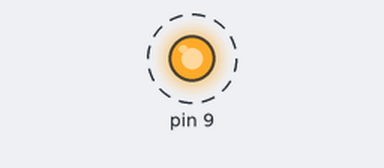
A sketch run on a simulated Arduino Uno, built with avr-gcc and run on an emulated ATmega328P. On the bench: output pins drawn as LEDs (lit = HIGH). Dashed ring = blinking.

Above: at 0.2 s.
Timing chart, 0 to 3.0 s (numbered marks = the images above):
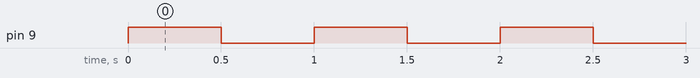

The sketch:

projeto_led1__1_.ino
```cpp
// C++ code
//
void setup()
{
  pinMode(9, OUTPUT);
}

void loop()
{
  digitalWrite(9, HIGH);
  delay(500); // Wait for 500 millisecond(s)
  digitalWrite(9, LOW);
  delay(500); // Wait for 500 millisecond(s)
}
```

Programa_gorjeta.c
```cpp
#include <stdio.h>
#include <stdlib.h>

int main() {
    // criação das variáveis necessárias
    int numPessoas;
    float valorDespesa, gorjeta, valorTotal, valorPorPessoa;

    // leitura dos dados
    printf("Digite o valor da conta, da gorjeta e a quantidade de pessoas: ");
    scanf("%f%f%d", &valorDespesa, &gorjeta, &numPessoas);

    // cálculos necessários
    valorTotal = valorDespesa * gorjeta/100 + valorDespesa;
    valorPorPessoa = valorTotal / numPessoas;
    printf("Cada um ira pagar R$%.2f\n", valorPorPessoa);
    return 0;
}
```

Measured:
- by itself, pin 9: alternates HIGH for 0.50 s and LOW for 0.50 s
